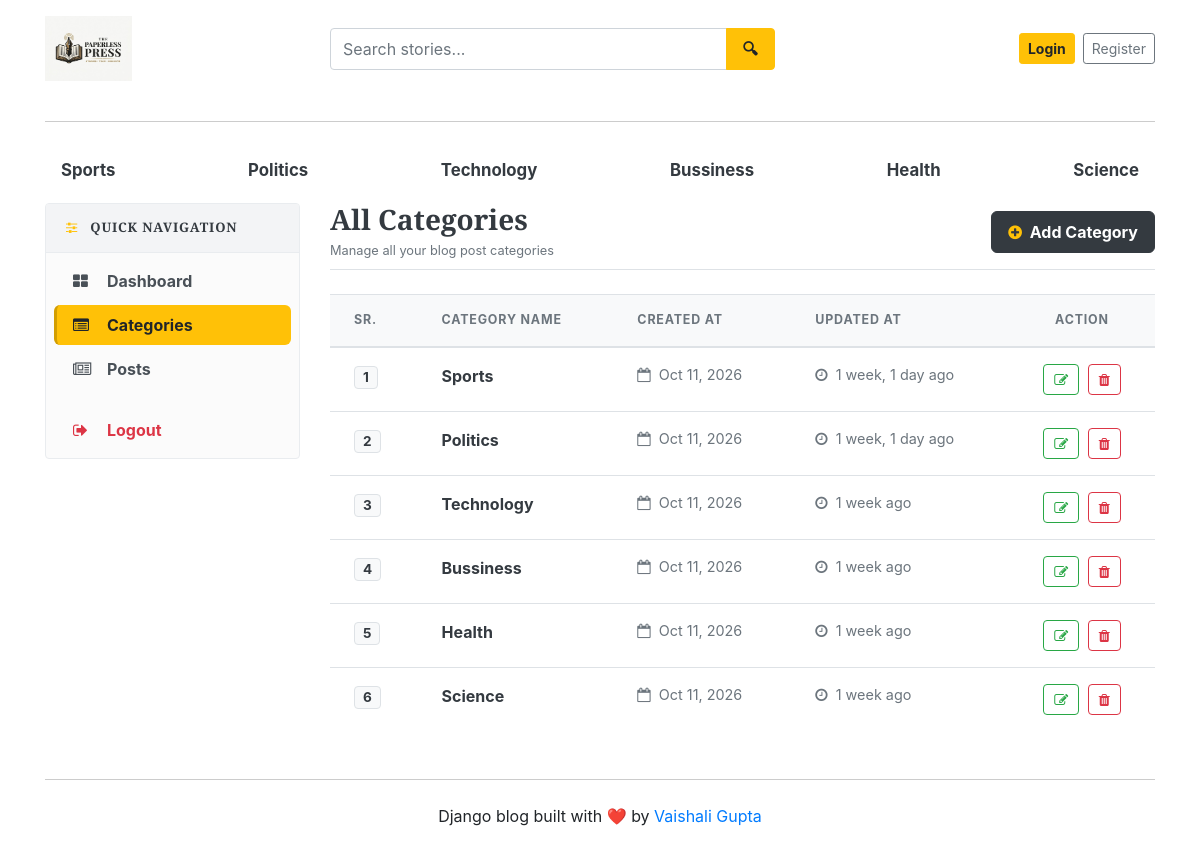
Before: /dashboard/categories/ with the older database file.
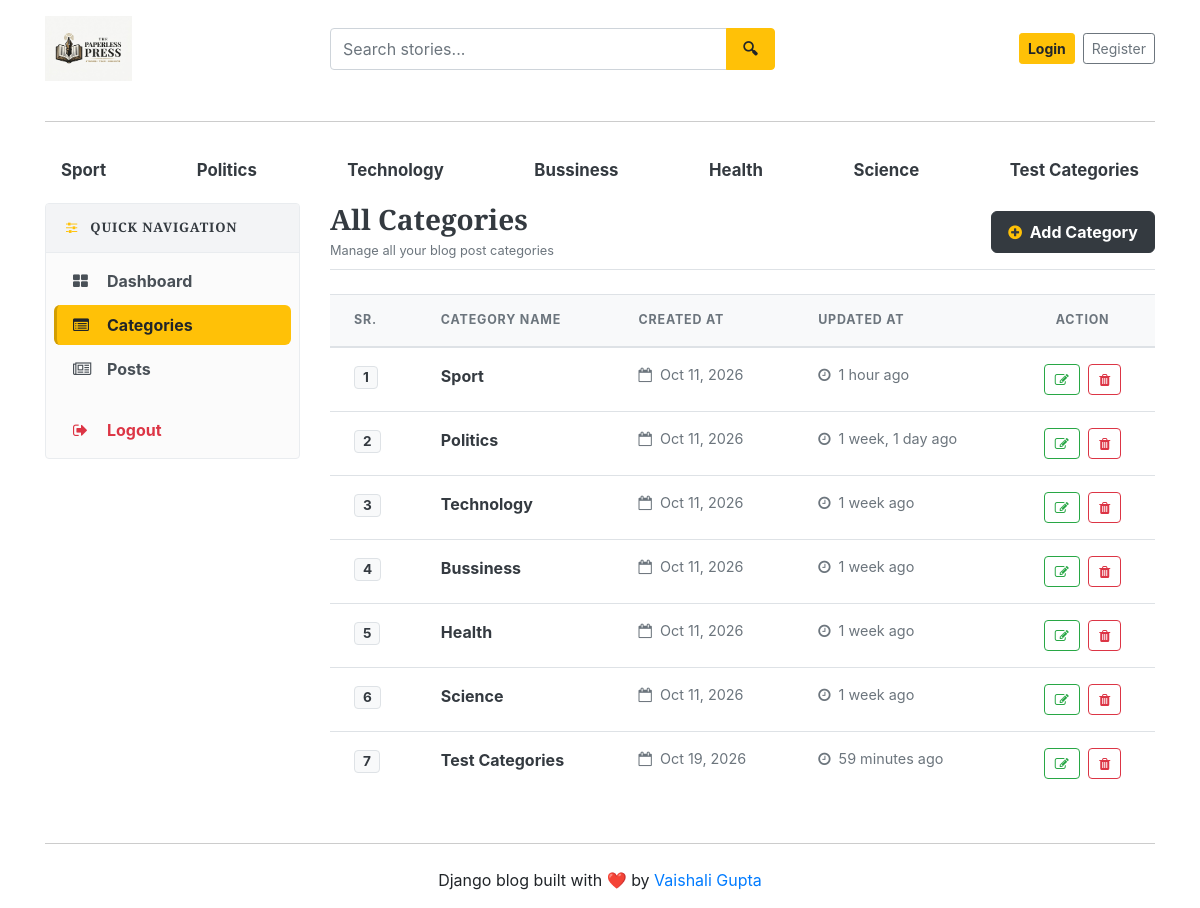
After: the same page with the newer database file.
### blogs/models.py (models this page shows, shortened)
class Category(models.Model):
    category_name=models.CharField(max_length=50, unique=True)
    created_at = models.DateTimeField(auto_now_add=True)
    updated_at = models.DateTimeField(auto_now=True)
    class Meta :
        verbose_name_plural= 'categories'

### dashboards/views.py (the view)
# urls.py: path('categories/', views.categories, name='categories' ),
def categories(request):
    return render(request, 'dashboard/categories.html')

### blogs/context_processors.py (called while the page is built)
def get_categories(request):
    categories=Category.objects.all()
    return dict(categories=categories)

def get_social_links(request):
    social_links = SocialLink.objects.all()
    about = About.objects.first()  # first entry nikal lega
    return dict(social_links=social_links, about=about)

### templates/dashboard/categories.html (shortened to what this page needs)
{% extends 'base.html' %}
{% block content %}
<div class="row">
    {% include 'dashboard/sidebar.html' %}
    <div class="col-md-9 mb-4">
        <div class="d-flex justify-content-between align-items-center mb-4 pb-2 border-bottom">
            <div>
                <h3 class="font-weight-bold text-dark m-0">All Categories</h3>
                <small class="text-muted">Manage all your blog post categories</small>
            </div>
            <a href="{% url 'add_category' %}" class="btn btn-dark font-weight-bold text-white shadow-sm px-3 py-2" style="border-radius: 6px;">
                <i class="fa fa-plus-circle text-warning mr-1"></i> Add Category
            </a>
        </div>
        <div class="card border-0 shadow-sm rounded-lg overflow-hidden">
            <div class="table-responsive">
                <table class="table table-hover align-middle mb-0">
                    <thead style="background-color: #f8f9fa; border-bottom: 2px solid #e9ecef;">
                        <tr>
                            <th scope="col" class="py-3 px-4 text-secondary font-weight-bold text-uppercase" style="font-size: 0.78rem; letter-spacing: 0.8px;">Sr.</th>
                            <th scope="col" class="py-3 px-4 text-secondary font-weight-bold text-uppercase" style="font-size: 0.78rem; letter-spacing: 0.8px;">Category Name</th>
                            <th scope="col" class="py-3 px-4 text-secondary font-weight-bold text-uppercase" style="font-size: 0.78rem; letter-spacing: 0.8px;">Created At</th>
                            <th scope="col" class="py-3 px-4 text-secondary font-weight-bold text-uppercase" style="font-size: 0.78rem; letter-spacing: 0.8px;">Updated At</th>
                            <th scope="col" class="py-3 px-4 text-secondary font-weight-bold text-uppercase text-center" style="font-size: 0.78rem; letter-spacing: 0.8px;">Action</th>
                        </tr>
                    </thead>
                    <tbody>
                        {% for cat in categories %}
                        <tr style="transition: background-color 0.2s ease;">
                            <td class="py-3 px-4 font-weight-bold text-muted">
                                <span class="badge badge-light border text-dark px-2 py-1" style="font-size: 0.85rem;">{{ forloop.counter }}</span>
                            </td>
                            <td class="py-3 px-4 font-weight-bold text-dark">
                                {{ cat.category_name|default:cat }}
                            </td>
                            <td class="py-3 px-4 text-muted" style="font-size: 0.9rem;">
                                <i class="fa fa-calendar-o mr-1 text-secondary"></i> {{ cat.created_at|date:"M d, Y" }}
                            </td>
                            <td class="py-3 px-4 text-muted" style="font-size: 0.9rem;">
                                <i class="fa fa-clock-o mr-1 text-secondary"></i> {{ cat.updated_at|timesince }} ago
                            </td>
                            <td class="py-3 px-4 text-center">
                                <a href="{% url 'edit_category' cat.id %}" class="btn btn-sm btn-outline-success mr-1" title="Edit Category" style="border-radius: 4px; padding: 4px 10px;">
                                    <i class="fa fa-edit"></i>
                                </a>
                                <a href="#" class="btn btn-sm btn-outline-danger" title="Delete Category" style="border-radius: 4px; padding: 4px 10px;" onclick="return confirm('Are you sure you want to delete this category?');">
                                    <i class="fa fa-trash"></i>
                                </a>
                            </td>
                        </tr>
                        {% endfor %}
                    </tbody>
                </table>
            </div>
        </div>
    </div>
</div>
{% endblock %}

### templates/base.html (shortened to what this page needs)
{% load static %}
<!DOCTYPE html>
<html lang="en">
<head>
    <link href="https://getbootstrap.com/docs/4.0/dist/css/bootstrap.min.css" rel="stylesheet">
    <link href="{% static 'css/blog.css' %}" rel="stylesheet">
    <link rel="stylesheet" href="https://cdnjs.cloudflare.com/ajax/libs/font-awesome/4.7.0/css/font-awesome.min.css">
</head>
<body>
    <div class="container">
      <header class="blog-header py-3">
        <div class="row align-items-center">
          <div class="col-6 col-md-3">
            <a href="/" class="d-inline-block">
              <img src="{% static 'images/logo.jpeg' %}"
                   alt="The Paperless Press"
                   style="height: 65px; max-width: 100%; object-fit: contain;">
            </a>
          </div>
          <div class="col-6 col-md-4 order-md-3 d-flex justify-content-end align-items-center">
            {% if not user.is_authenticated %}
              <a class="btn btn-sm btn-warning font-weight-bold mr-2 text-nowrap" href="{% url 'login' %}">Login</a>
              <a class="btn btn-sm btn-outline-secondary text-nowrap" href="{% url 'register' %}">Register</a>
            {% else %}
              <a class="btn btn-sm btn-warning font-weight-bold mr-2 text-nowrap" href="{% url 'dashboard' %}">Dashboard</a>
              <a class="btn btn-sm btn-warning font-weight-bold text-nowrap" href="{% url 'logout' %}">Logout</a>
            {% endif %}
          </div>
          <div class="col-12 col-md-5 order-md-2 mt-3 mt-md-0">
            <form action="{% url 'search' %}" method="GET" class="m-0">
              <div class="input-group">
                <input type="text"
                       class="form-control"
                       name="keyword"
                       value="{{ keyword }}"
                       placeholder="Search stories..."
                       style="height: 42px; border-radius: 4px 0 0 4px; border: 1.5px solid #ced4da;">
                <div class="input-group-append">
                  <button class="btn btn-warning"
                          type="submit"
                          style="height: 42px; padding: 0 16px; border-radius: 0 4px 4px 0; font-weight: 600;">
                    🔍︎
                  </button>
                </div>
              </div>
            </form>
          </div>
        </div>
      </header>
      <hr class="my-4" style="border-top: 1px solid #cccccc;">
      <div class="nav-scroller py-1 mb-2">
        <nav class="nav d-flex justify-content-between">
          {% for cat in categories %}
          <a class="px-3 py-2 text-dark font-weight-bold"
            href="{% url 'posts_by_category' cat.id %}"
            style="font-size: 1.05rem; border-radius: 8px; text-decoration: none; transition: background 0.2s ease;"
            onmouseover="this.style.backgroundColor='#e9ecef';"
            onmouseout="this.style.backgroundColor='transparent';">
               {{cat.category_name}}
          </a>
          {% endfor %}
        </nav>
      </div>
{% block content %}
{% endblock %}
<hr class="my-4" style="border-top: 1px solid #cccccc;">
<footer class="blog-footer text-center">
  <p>Django blog built with ❤️ by <a href="#">Vaishali Gupta</a></p>
</footer>
</body>
</html>

### templates/dashboard/sidebar.html (shortened to what this page needs)
<div class="col-md-3 mb-4">
    <div class="card border shadow-sm rounded" style="background-color: #fbfbfb; border-color: #e9ecef !important;">
        <div class="card-header border-bottom py-3" style="background-color: #f3f4f6; border-color: #e9ecef !important;">
            <h6 class="m-0 font-weight-bold text-dark text-uppercase" style="letter-spacing: 0.8px; font-size: 0.82rem;">
                <i class="fa fa-sliders mr-2 text-warning"></i> Quick Navigation
            </h6>
        </div>
        <div class="nav flex-column p-2" aria-orientation="vertical">
            <a href="{% url 'dashboard' %}"
               class="nav-link py-2 px-3 mb-1 font-weight-bold d-flex align-items-center {% if '/dashboard/' == request.path %}sidebar-active{% else %}sidebar-link{% endif %}">
                <i class="fa fa-th-large mr-3" style="width: 18px;"></i>
                <span>Dashboard</span>
            </a>
            <a href="{% url 'categories' %}"
               class="nav-link py-2 px-3 mb-1 font-weight-bold d-flex align-items-center {% if '/dashboard/categories/' == request.path %}sidebar-active{% else %}sidebar-link{% endif %}">
                <i class="fa fa-list-alt mr-3" style="width: 18px;"></i>
                <span>Categories</span>
            </a>
            <a href="#"
               class="nav-link py-2 px-3 mb-1 font-weight-bold d-flex align-items-center {% if '/dashboard/posts/' in request.path %}sidebar-active{% else %}sidebar-link{% endif %}">
                <i class="fa fa-newspaper-o mr-3" style="width: 18px;"></i>
                <span>Posts</span>
            </a>
            <a href="{% url 'logout' %}"
               class="nav-link py-2 px-3 font-weight-bold d-flex align-items-center sidebar-logout">
                <i class="fa fa-sign-out mr-3" style="width: 18px;"></i>
                <span>Logout</span>
            </a>
        </div>
    </div>
</div>

### blog_main/static/css/blog.css (style rules this page uses)
h1, h2, h3, h4, h5, h6 { font-family: "Playfair Display", Georgia, "Times New Roman", serif; }

### templates/dashboard/sidebar.html (style rules this page uses)
.sidebar-link { color: #495057 !important; background-color: transparent; border-radius: 6px; border-left: 3px solid transparent; transition: background-color 0.2s ease, color 0.2s ease, border-color 0.2s ease; }
.sidebar-active { background-color: #ffc107 !important; color: #212529 !important; border-radius: 6px; border-left: 3px solid #d39e00; }
.sidebar-logout { color: #dc3545 !important; border-radius: 6px; border-left: 3px solid transparent; transition: background-color 0.2s ease, border-color 0.2s ease; }

Changed rows visible on the page:
changed Category: category_name "Sports" → "Sport"; updated_at "1 week, 1 day" → "1 hour"
added Category: category_name "Test Categories", created_at "Oct 19, 2026", updated_at "59 minutes"
